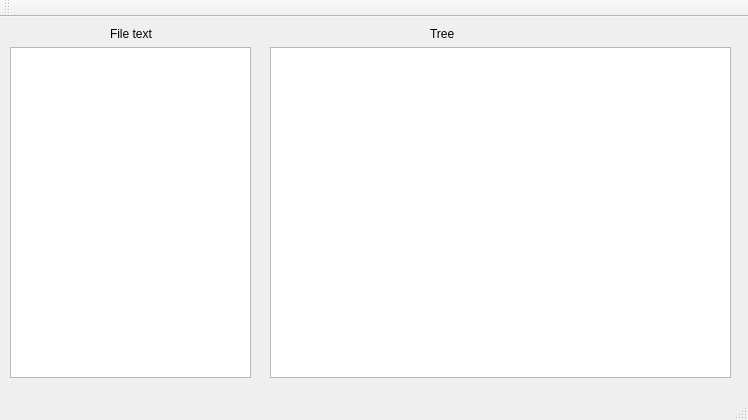
<?xml version="1.0" encoding="UTF-8"?>
<ui version="4.0">
 <class>parsertest</class>
 <widget class="QMainWindow" name="parsertest">
  <property name="geometry">
   <rect>
    <x>0</x>
    <y>0</y>
    <width>748</width>
    <height>420</height>
   </rect>
  </property>
  <property name="windowTitle">
   <string>parsertest</string>
  </property>
  <widget class="QWidget" name="centralWidget">
   <widget class="QTextEdit" name="fileEdit">
    <property name="geometry">
     <rect>
      <x>10</x>
      <y>30</y>
      <width>241</width>
      <height>331</height>
     </rect>
    </property>
    <property name="readOnly">
     <bool>true</bool>
    </property>
   </widget>
   <widget class="QTextEdit" name="parserEdit">
    <property name="geometry">
     <rect>
      <x>270</x>
      <y>30</y>
      <width>461</width>
      <height>331</height>
     </rect>
    </property>
    <property name="readOnly">
     <bool>true</bool>
    </property>
   </widget>
   <widget class="QLabel" name="label">
    <property name="geometry">
     <rect>
      <x>110</x>
      <y>10</y>
      <width>47</width>
      <height>13</height>
     </rect>
    </property>
    <property name="text">
     <string>File text</string>
    </property>
   </widget>
   <widget class="QLabel" name="label_2">
    <property name="geometry">
     <rect>
      <x>430</x>
      <y>10</y>
      <width>47</width>
      <height>13</height>
     </rect>
    </property>
    <property name="text">
     <string>Tree</string>
    </property>
   </widget>
  </widget>
  <widget class="QMenuBar" name="menuBar">
   <property name="geometry">
    <rect>
     <x>0</x>
     <y>0</y>
     <width>748</width>
     <height>21</height>
    </rect>
   </property>
  </widget>
  <widget class="QToolBar" name="mainToolBar">
   <attribute name="toolBarArea">
    <enum>TopToolBarArea</enum>
   </attribute>
   <attribute name="toolBarBreak">
    <bool>false</bool>
   </attribute>
  </widget>
  <widget class="QStatusBar" name="statusBar"/>
 </widget>
 <layoutdefault spacing="6" margin="11"/>
 <resources/>
 <connections/>
</ui>
